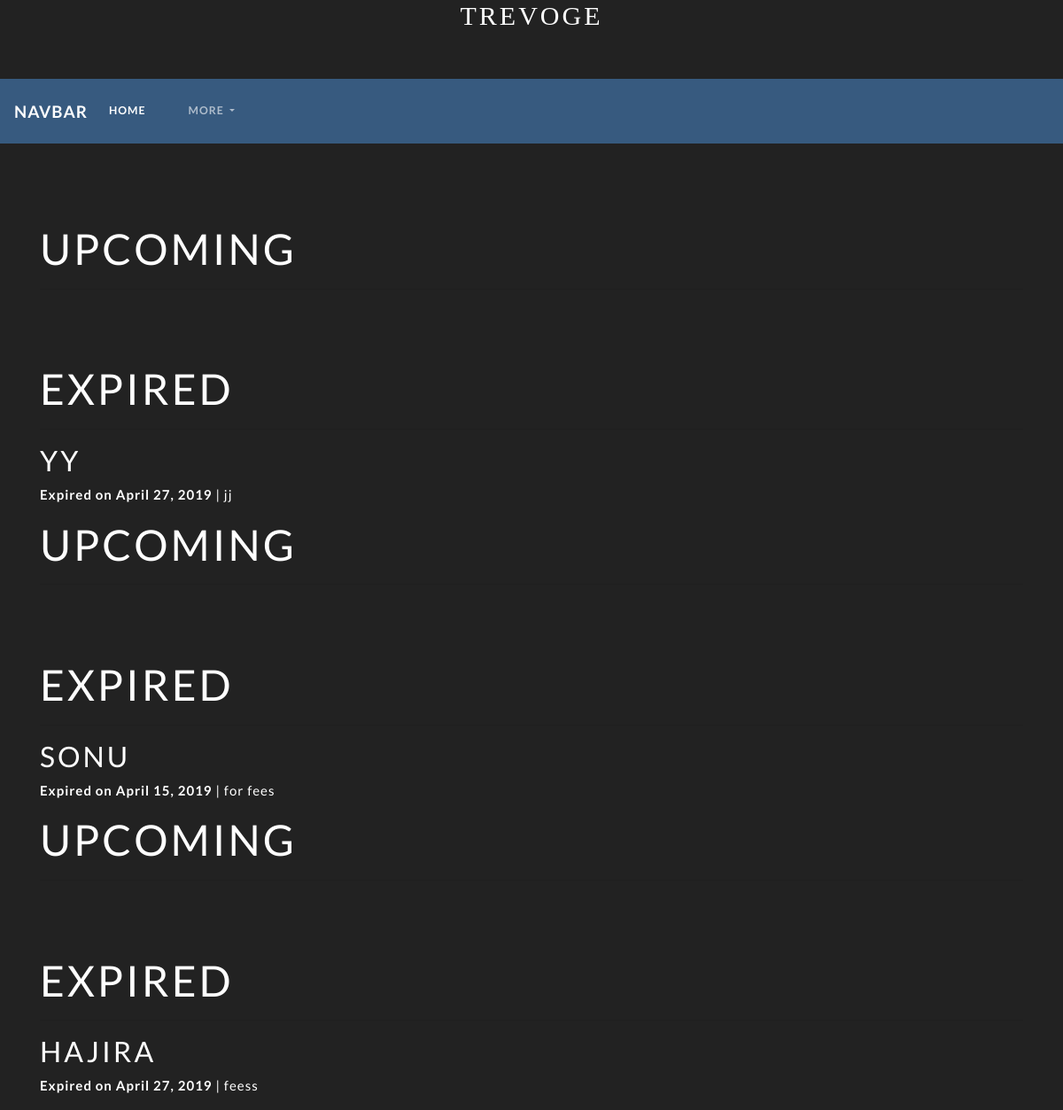
Screenshot of /currentremainders/ (signed in) with the database file from the repository.
### reste/models.py (models this page shows)
class Remainders(models.Model):
	name=models.CharField(max_length=50)
	date=models.DateField()
	description=models.CharField(max_length=100)
	author=models.ForeignKey(User, on_delete=models.CASCADE)

### reste/views.py (the view)
# urls.py: path('currentremainders/',currentremainders),
@login_required(login_url='/login/')
def currentremainders(request):
	today = datetime.date.today()
	user = User.objects.get(username=request.user)
	reminders = Remainders.objects.filter(author=user)
	return render(request,"currentremainders.html",{"reminders":reminders, "today":today})

### reste/templates/currentremainders.html (shortened to what this page needs)
<!DOCTYPE html>
<html lang="en">
	<head>
		<link rel="stylesheet" href="https://bootswatch.com/4/lux/bootstrap.min.css">
		<link rel="stylesheet" href="https://use.fontawesome.com/releases/v5.8.1/css/all.css">
		<link rel="stylesheet" href="https://stackpath.bootstrapcdn.com/bootstrap/4.3.1/css/bootstrap.min.css">
		<link rel="stylesheet" href="static/style.css">
		<link rel="stylesheet" href="https://bootswatch.com/4/darkly/bootstrap.min.css">
	</head>
	<body>
		<div>
			<h1 style="text-align: center;color:white;font-family: Alfa Slab One;font-size: 30px;"> TREVOGE </h1>
		</div>
		<br><br>
		<nav class="navbar navbar-expand-lg navbar-dark bg-primary">
			<a class="navbar-brand" href="#">Navbar</a>
			<div class="collapse navbar-collapse" id="navbarSupportedContent">
				<ul class="navbar-nav mr-auto">
					<li class="nav-item active">
						<a class="nav-link" href="#">Home <span class="sr-only">(current)</span></a>
					</li>
					<li class="nav-item dropdown">
						<a class="nav-link dropdown-toggle" href="#" id="navbarDropdown" role="button" data-toggle="dropdown" aria-haspopup="true" aria-expanded="false">
							More
						</a>
					</ul>
				</div>
			</nav>
			<br><br>
		<br><br>
		<div class="container">
		{% for reminder in reminders %}
			<h1 style="color: white">Upcoming</h1>
			<hr>
			<br><br><br>
			<h1 style="color: white">Expired</h1>
			<hr>
			{% if reminder.date < today %}
				<h3 style="color: white">{{reminder.name}}</h3>
				<p style="color: white"><b style="color: white">Expired on {{reminder.date}}</b> | {{reminder.description}}</p>
			{% endif %}
		{% endfor %}
		</div>
	</body>
</html>

### rows the page displays
Remainders: name "YY", date "April 27, 2019", description "jj"
Remainders: name "SONU", date "April 15, 2019", description "for fees"
Remainders: name "HAJIRA", date "April 27, 2019", description "feess"
